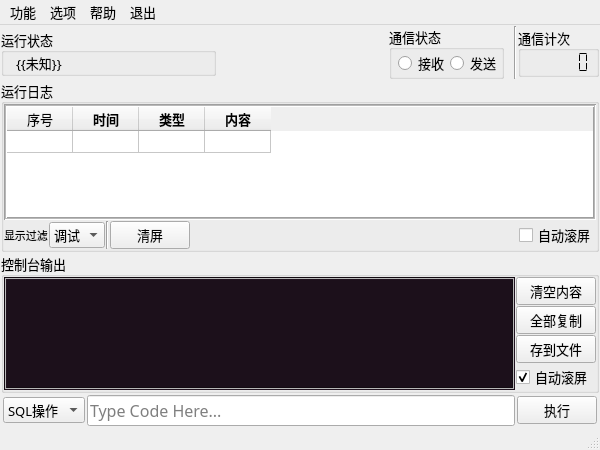
<?xml version="1.0" encoding="UTF-8"?>
<ui version="4.0">
 <author>佚之狗</author>
 <class>PyDaemon</class>
 <widget class="QMainWindow" name="PyDaemon">
  <property name="geometry">
   <rect>
    <x>0</x>
    <y>0</y>
    <width>600</width>
    <height>450</height>
   </rect>
  </property>
  <property name="minimumSize">
   <size>
    <width>530</width>
    <height>320</height>
   </size>
  </property>
  <property name="maximumSize">
   <size>
    <width>1920</width>
    <height>1920</height>
   </size>
  </property>
  <property name="font">
   <font>
    <family>Sarasa Mono T SC</family>
    <pointsize>10</pointsize>
   </font>
  </property>
  <property name="mouseTracking">
   <bool>false</bool>
  </property>
  <property name="windowTitle">
   <string>MutBot中间层服务程序</string>
  </property>
  <property name="windowOpacity">
   <double>0.914259000000000</double>
  </property>
  <property name="iconSize">
   <size>
    <width>32</width>
    <height>32</height>
   </size>
  </property>
  <property name="documentMode">
   <bool>false</bool>
  </property>
  <property name="tabShape">
   <enum>QTabWidget::Rounded</enum>
  </property>
  <widget class="QWidget" name="mainUI">
   <layout class="QVBoxLayout" name="verticalLayout" stretch="1,9,6,1">
    <property name="spacing">
     <number>1</number>
    </property>
    <property name="leftMargin">
     <number>1</number>
    </property>
    <property name="topMargin">
     <number>1</number>
    </property>
    <property name="rightMargin">
     <number>1</number>
    </property>
    <property name="bottomMargin">
     <number>1</number>
    </property>
    <item>
     <layout class="QHBoxLayout" name="horizontalLayout_3" stretch="5,4,2,1">
      <property name="spacing">
       <number>1</number>
      </property>
      <item>
       <widget class="QGroupBox" name="status">
        <property name="sizePolicy">
         <sizepolicy hsizetype="Preferred" vsizetype="Maximum">
          <horstretch>0</horstretch>
          <verstretch>0</verstretch>
         </sizepolicy>
        </property>
        <property name="title">
         <string>运行状态</string>
        </property>
        <layout class="QVBoxLayout" name="verticalLayout_6">
         <property name="spacing">
          <number>1</number>
         </property>
         <property name="leftMargin">
          <number>12</number>
         </property>
         <property name="topMargin">
          <number>0</number>
         </property>
         <property name="rightMargin">
          <number>0</number>
         </property>
         <property name="bottomMargin">
          <number>0</number>
         </property>
         <item>
          <widget class="QLabel" name="o_currentStatus">
           <property name="sizePolicy">
            <sizepolicy hsizetype="Preferred" vsizetype="Fixed">
             <horstretch>0</horstretch>
             <verstretch>0</verstretch>
            </sizepolicy>
           </property>
           <property name="text">
            <string>{{未知}}</string>
           </property>
          </widget>
         </item>
        </layout>
       </widget>
      </item>
      <item>
       <spacer name="horizontalSpacer_2">
        <property name="orientation">
         <enum>Qt::Horizontal</enum>
        </property>
        <property name="sizeHint" stdset="0">
         <size>
          <width>40</width>
          <height>20</height>
         </size>
        </property>
       </spacer>
      </item>
      <item>
       <widget class="QGroupBox" name="groupBox_4">
        <property name="sizePolicy">
         <sizepolicy hsizetype="Preferred" vsizetype="Maximum">
          <horstretch>0</horstretch>
          <verstretch>0</verstretch>
         </sizepolicy>
        </property>
        <property name="title">
         <string>通信状态</string>
        </property>
        <layout class="QHBoxLayout" name="horizontalLayout">
         <property name="spacing">
          <number>1</number>
         </property>
         <property name="leftMargin">
          <number>6</number>
         </property>
         <property name="topMargin">
          <number>0</number>
         </property>
         <property name="rightMargin">
          <number>0</number>
         </property>
         <property name="bottomMargin">
          <number>0</number>
         </property>
         <item>
          <widget class="QRadioButton" name="s_signal_in">
           <property name="text">
            <string>接收</string>
           </property>
           <property name="autoExclusive">
            <bool>false</bool>
           </property>
          </widget>
         </item>
         <item>
          <widget class="QRadioButton" name="s_signal_out">
           <property name="text">
            <string>发送</string>
           </property>
           <property name="autoExclusive">
            <bool>false</bool>
           </property>
          </widget>
         </item>
        </layout>
       </widget>
      </item>
      <item>
       <layout class="QHBoxLayout" name="horizontalLayout_2">
        <property name="spacing">
         <number>1</number>
        </property>
        <item>
         <widget class="QLabel" name="label">
          <property name="text">
           <string/>
          </property>
         </widget>
        </item>
        <item>
         <widget class="Line" name="line">
          <property name="orientation">
           <enum>Qt::Vertical</enum>
          </property>
         </widget>
        </item>
        <item>
         <widget class="QGroupBox" name="groupBox_3">
          <property name="sizePolicy">
           <sizepolicy hsizetype="Preferred" vsizetype="Maximum">
            <horstretch>0</horstretch>
            <verstretch>0</verstretch>
           </sizepolicy>
          </property>
          <property name="title">
           <string>通信计次</string>
          </property>
          <layout class="QHBoxLayout" name="horizontalLayout_8">
           <property name="spacing">
            <number>1</number>
           </property>
           <property name="leftMargin">
            <number>0</number>
           </property>
           <property name="topMargin">
            <number>0</number>
           </property>
           <property name="rightMargin">
            <number>0</number>
           </property>
           <property name="bottomMargin">
            <number>0</number>
           </property>
           <item>
            <widget class="QLCDNumber" name="n_triggerCount">
             <property name="sizePolicy">
              <sizepolicy hsizetype="Preferred" vsizetype="Maximum">
               <horstretch>0</horstretch>
               <verstretch>0</verstretch>
              </sizepolicy>
             </property>
             <property name="minimumSize">
              <size>
               <width>32</width>
               <height>16</height>
              </size>
             </property>
             <property name="frameShape">
              <enum>QFrame::NoFrame</enum>
             </property>
             <property name="smallDecimalPoint">
              <bool>false</bool>
             </property>
             <property name="digitCount">
              <number>6</number>
             </property>
             <property name="segmentStyle">
              <enum>QLCDNumber::Flat</enum>
             </property>
             <property name="value" stdset="0">
              <double>0.000000000000000</double>
             </property>
             <property name="intValue" stdset="0">
              <number>0</number>
             </property>
            </widget>
           </item>
          </layout>
         </widget>
        </item>
       </layout>
      </item>
     </layout>
    </item>
    <item>
     <widget class="QGroupBox" name="groupBox">
      <property name="title">
       <string>运行日志</string>
      </property>
      <property name="flat">
       <bool>false</bool>
      </property>
      <property name="checkable">
       <bool>false</bool>
      </property>
      <layout class="QVBoxLayout" name="verticalLayout_2">
       <property name="spacing">
        <number>1</number>
       </property>
       <property name="leftMargin">
        <number>0</number>
       </property>
       <property name="topMargin">
        <number>0</number>
       </property>
       <property name="rightMargin">
        <number>0</number>
       </property>
       <property name="bottomMargin">
        <number>0</number>
       </property>
       <item>
        <widget class="QTableWidget" name="t_Log">
         <property name="sizePolicy">
          <sizepolicy hsizetype="Expanding" vsizetype="Expanding">
           <horstretch>0</horstretch>
           <verstretch>0</verstretch>
          </sizepolicy>
         </property>
         <property name="font">
          <font>
           <family>Sarasa Mono T SC</family>
           <pointsize>10</pointsize>
          </font>
         </property>
         <property name="frameShape">
          <enum>QFrame::Box</enum>
         </property>
         <property name="midLineWidth">
          <number>1</number>
         </property>
         <property name="verticalScrollBarPolicy">
          <enum>Qt::ScrollBarAsNeeded</enum>
         </property>
         <property name="horizontalScrollBarPolicy">
          <enum>Qt::ScrollBarAsNeeded</enum>
         </property>
         <property name="editTriggers">
          <set>QAbstractItemView::DoubleClicked</set>
         </property>
         <property name="tabKeyNavigation">
          <bool>false</bool>
         </property>
         <property name="showDropIndicator" stdset="0">
          <bool>false</bool>
         </property>
         <property name="dragDropOverwriteMode">
          <bool>false</bool>
         </property>
         <property name="sortingEnabled">
          <bool>true</bool>
         </property>
         <property name="wordWrap">
          <bool>false</bool>
         </property>
         <property name="cornerButtonEnabled">
          <bool>true</bool>
         </property>
         <property name="rowCount">
          <number>1</number>
         </property>
         <property name="columnCount">
          <number>4</number>
         </property>
         <attribute name="horizontalHeaderCascadingSectionResizes">
          <bool>true</bool>
         </attribute>
         <attribute name="horizontalHeaderMinimumSectionSize">
          <number>32</number>
         </attribute>
         <attribute name="horizontalHeaderDefaultSectionSize">
          <number>66</number>
         </attribute>
         <attribute name="verticalHeaderVisible">
          <bool>false</bool>
         </attribute>
         <attribute name="verticalHeaderCascadingSectionResizes">
          <bool>true</bool>
         </attribute>
         <attribute name="verticalHeaderMinimumSectionSize">
          <number>18</number>
         </attribute>
         <attribute name="verticalHeaderDefaultSectionSize">
          <number>19</number>
         </attribute>
         <attribute name="verticalHeaderHighlightSections">
          <bool>true</bool>
         </attribute>
         <row/>
         <column>
          <property name="text">
           <string>序号</string>
          </property>
         </column>
         <column>
          <property name="text">
           <string>时间</string>
          </property>
          <property name="font">
           <font>
            <family>Sarasa Mono T SC</family>
            <weight>75</weight>
            <bold>true</bold>
           </font>
          </property>
         </column>
         <column>
          <property name="text">
           <string>类型</string>
          </property>
          <property name="font">
           <font>
            <family>Sarasa Mono T SC</family>
            <weight>75</weight>
            <bold>true</bold>
           </font>
          </property>
         </column>
         <column>
          <property name="text">
           <string>内容</string>
          </property>
          <property name="font">
           <font>
            <family>Sarasa Mono T SC</family>
            <weight>75</weight>
            <bold>true</bold>
           </font>
          </property>
         </column>
        </widget>
       </item>
       <item>
        <layout class="QHBoxLayout" name="horizontalLayout_6">
         <item>
          <widget class="QLabel" name="label_3">
           <property name="font">
            <font>
             <pointsize>8</pointsize>
            </font>
           </property>
           <property name="text">
            <string>显示过滤</string>
           </property>
          </widget>
         </item>
         <item>
          <widget class="QComboBox" name="i_LogFlite">
           <property name="currentText">
            <string>调试</string>
           </property>
           <item>
            <property name="text">
             <string>调试</string>
            </property>
           </item>
           <item>
            <property name="text">
             <string>信息</string>
            </property>
           </item>
           <item>
            <property name="text">
             <string>警告</string>
            </property>
           </item>
           <item>
            <property name="text">
             <string>错误</string>
            </property>
           </item>
          </widget>
         </item>
         <item>
          <widget class="Line" name="line_3">
           <property name="orientation">
            <enum>Qt::Vertical</enum>
           </property>
          </widget>
         </item>
         <item>
          <widget class="QPushButton" name="i_cleanLog">
           <property name="text">
            <string>清屏</string>
           </property>
          </widget>
         </item>
         <item>
          <spacer name="horizontalSpacer">
           <property name="orientation">
            <enum>Qt::Horizontal</enum>
           </property>
           <property name="sizeHint" stdset="0">
            <size>
             <width>40</width>
             <height>20</height>
            </size>
           </property>
          </spacer>
         </item>
         <item>
          <widget class="QCheckBox" name="i_LogAutoRoll">
           <property name="text">
            <string>自动滚屏</string>
           </property>
          </widget>
         </item>
        </layout>
       </item>
      </layout>
     </widget>
    </item>
    <item>
     <widget class="QGroupBox" name="groupBox_2">
      <property name="title">
       <string>控制台输出</string>
      </property>
      <layout class="QVBoxLayout" name="verticalLayout_4" stretch="0">
       <property name="spacing">
        <number>1</number>
       </property>
       <property name="leftMargin">
        <number>0</number>
       </property>
       <property name="topMargin">
        <number>0</number>
       </property>
       <property name="rightMargin">
        <number>0</number>
       </property>
       <property name="bottomMargin">
        <number>0</number>
       </property>
       <item>
        <layout class="QHBoxLayout" name="horizontalLayout_4">
         <item>
          <widget class="QTextBrowser" name="o_Console">
           <property name="sizePolicy">
            <sizepolicy hsizetype="Expanding" vsizetype="Expanding">
             <horstretch>0</horstretch>
             <verstretch>3</verstretch>
            </sizepolicy>
           </property>
           <property name="focusPolicy">
            <enum>Qt::ClickFocus</enum>
           </property>
           <property name="styleSheet">
            <string notr="true">QTextEdit { background-color:#1c101b; font-family:'等距更纱黑体 T SC','monospace'; font-size:10pt; color: #128f16; white-space:pre}</string>
           </property>
           <property name="frameShape">
            <enum>QFrame::Box</enum>
           </property>
           <property name="midLineWidth">
            <number>1</number>
           </property>
           <property name="documentTitle">
            <string/>
           </property>
           <property name="undoRedoEnabled">
            <bool>false</bool>
           </property>
           <property name="lineWrapMode">
            <enum>QTextEdit::NoWrap</enum>
           </property>
           <property name="html">
            <string>&lt;!DOCTYPE HTML PUBLIC &quot;-//W3C//DTD HTML 4.0//EN&quot; &quot;http://www.w3.org/TR/REC-html40/strict.dtd&quot;&gt;
&lt;html&gt;&lt;head&gt;&lt;meta name=&quot;qrichtext&quot; content=&quot;1&quot; /&gt;&lt;style type=&quot;text/css&quot;&gt;
p, li { white-space: pre-wrap; }
&lt;/style&gt;&lt;/head&gt;&lt;body style=&quot; font-family:'等距更纱黑体 T SC','monospace'; font-size:10pt; font-weight:400; font-style:normal;&quot;&gt;
&lt;p style=&quot;-qt-paragraph-type:empty; margin-top:0px; margin-bottom:0px; margin-left:0px; margin-right:0px; -qt-block-indent:0; text-indent:0px;&quot;&gt;&lt;br /&gt;&lt;/p&gt;&lt;/body&gt;&lt;/html&gt;</string>
           </property>
           <property name="overwriteMode">
            <bool>false</bool>
           </property>
           <property name="textInteractionFlags">
            <set>Qt::LinksAccessibleByKeyboard|Qt::LinksAccessibleByMouse|Qt::TextBrowserInteraction|Qt::TextSelectableByKeyboard|Qt::TextSelectableByMouse</set>
           </property>
          </widget>
         </item>
         <item>
          <layout class="QVBoxLayout" name="verticalLayout_3">
           <item>
            <widget class="QPushButton" name="i_cleanConsole">
             <property name="text">
              <string>清空内容</string>
             </property>
            </widget>
           </item>
           <item>
            <widget class="QPushButton" name="i_copyConsole">
             <property name="text">
              <string>全部复制</string>
             </property>
            </widget>
           </item>
           <item>
            <widget class="QPushButton" name="i_saveConsole">
             <property name="text">
              <string>存到文件</string>
             </property>
            </widget>
           </item>
           <item>
            <widget class="QCheckBox" name="i_ConsoleAutoRoll">
             <property name="text">
              <string>自动滚屏</string>
             </property>
             <property name="checked">
              <bool>true</bool>
             </property>
            </widget>
           </item>
          </layout>
         </item>
        </layout>
       </item>
      </layout>
     </widget>
    </item>
    <item>
     <layout class="QHBoxLayout" name="horizontalLayout_7" stretch="7">
      <property name="spacing">
       <number>2</number>
      </property>
      <property name="leftMargin">
       <number>2</number>
      </property>
      <property name="topMargin">
       <number>1</number>
      </property>
      <property name="rightMargin">
       <number>2</number>
      </property>
      <item>
       <layout class="QHBoxLayout" name="horizontalLayout_5">
        <item>
         <widget class="QComboBox" name="i_cmdType">
          <property name="currentText">
           <string>SQL操作</string>
          </property>
          <item>
           <property name="text">
            <string>SQL操作</string>
           </property>
          </item>
          <item>
           <property name="text">
            <string>前端命令</string>
           </property>
          </item>
          <item>
           <property name="text">
            <string>Py语句</string>
           </property>
          </item>
         </widget>
        </item>
        <item>
         <widget class="QLineEdit" name="i_cmdEditer">
          <property name="font">
           <font>
            <pointsize>12</pointsize>
           </font>
          </property>
          <property name="tabletTracking">
           <bool>true</bool>
          </property>
          <property name="focusPolicy">
           <enum>Qt::ClickFocus</enum>
          </property>
          <property name="inputMask">
           <string/>
          </property>
          <property name="dragEnabled">
           <bool>true</bool>
          </property>
          <property name="placeholderText">
           <string>Type Code Here...</string>
          </property>
          <property name="clearButtonEnabled">
           <bool>true</bool>
          </property>
         </widget>
        </item>
        <item>
         <widget class="QPushButton" name="i_execCMD">
          <property name="sizePolicy">
           <sizepolicy hsizetype="Minimum" vsizetype="Maximum">
            <horstretch>0</horstretch>
            <verstretch>0</verstretch>
           </sizepolicy>
          </property>
          <property name="toolTip">
           <string>单击执行命令; 双击填入模板</string>
          </property>
          <property name="text">
           <string>执行</string>
          </property>
         </widget>
        </item>
       </layout>
      </item>
     </layout>
    </item>
   </layout>
  </widget>
  <widget class="QMenuBar" name="menubar">
   <property name="geometry">
    <rect>
     <x>0</x>
     <y>0</y>
     <width>600</width>
     <height>18</height>
    </rect>
   </property>
   <property name="defaultUp">
    <bool>false</bool>
   </property>
   <property name="nativeMenuBar">
    <bool>true</bool>
   </property>
   <widget class="QMenu" name="func">
    <property name="title">
     <string>功能</string>
    </property>
    <addaction name="reFindeCQ"/>
    <addaction name="senMSG"/>
   </widget>
   <widget class="QMenu" name="ctrl">
    <property name="font">
     <font>
      <family>Sarasa Mono T SC</family>
     </font>
    </property>
    <property name="title">
     <string>选项</string>
    </property>
   </widget>
   <widget class="QMenu" name="about">
    <property name="font">
     <font>
      <family>Sarasa Mono T SC</family>
     </font>
    </property>
    <property name="title">
     <string>帮助</string>
    </property>
   </widget>
   <widget class="QMenu" name="exit">
    <property name="font">
     <font>
      <family>Sarasa Mono T SC</family>
     </font>
    </property>
    <property name="title">
     <string>退出</string>
    </property>
   </widget>
   <addaction name="func"/>
   <addaction name="ctrl"/>
   <addaction name="about"/>
   <addaction name="exit"/>
  </widget>
  <widget class="QStatusBar" name="statusBar"/>
  <action name="reFindeCQ">
   <property name="text">
    <string>重找前端窗口</string>
   </property>
   <property name="whatsThis">
    <string>重新查找酷Q通信窗口并显示信息</string>
   </property>
   <property name="font">
    <font>
     <family>Sarasa Mono T SC</family>
     <pointsize>9</pointsize>
    </font>
   </property>
  </action>
  <action name="sendMSG">
   <property name="text">
    <string>发送窗口消息</string>
   </property>
   <property name="font">
    <font>
     <family>Sarasa Mono T SC</family>
     <pointsize>8</pointsize>
    </font>
   </property>
  </action>
  <action name="action1">
   <property name="text">
    <string>1</string>
   </property>
  </action>
  <action name="senMSG">
   <property name="text">
    <string>发送窗口消息</string>
   </property>
   <property name="font">
    <font>
     <family>Sarasa Mono T SC</family>
    </font>
   </property>
  </action>
 </widget>
 <resources/>
 <connections/>
</ui>
